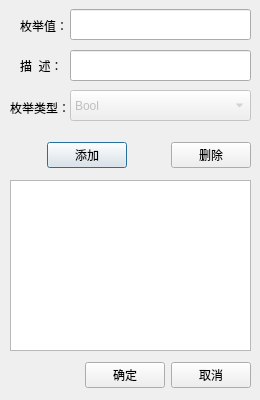
<?xml version="1.0" encoding="UTF-8"?>
<ui version="4.0">
 <class>ViewVarEnumValueDialog</class>
 <widget class="QDialog" name="ViewVarEnumValueDialog">
  <property name="geometry">
   <rect>
    <x>0</x>
    <y>0</y>
    <width>260</width>
    <height>400</height>
   </rect>
  </property>
  <property name="sizePolicy">
   <sizepolicy hsizetype="Fixed" vsizetype="Fixed">
    <horstretch>0</horstretch>
    <verstretch>0</verstretch>
   </sizepolicy>
  </property>
  <property name="minimumSize">
   <size>
    <width>260</width>
    <height>400</height>
   </size>
  </property>
  <property name="maximumSize">
   <size>
    <width>260</width>
    <height>400</height>
   </size>
  </property>
  <property name="windowTitle">
   <string>枚举值管理</string>
  </property>
  <widget class="QLabel" name="label">
   <property name="geometry">
    <rect>
     <x>20</x>
     <y>20</y>
     <width>54</width>
     <height>12</height>
    </rect>
   </property>
   <property name="text">
    <string>枚举值：</string>
   </property>
  </widget>
  <widget class="QLabel" name="label_2">
   <property name="geometry">
    <rect>
     <x>20</x>
     <y>60</y>
     <width>54</width>
     <height>12</height>
    </rect>
   </property>
   <property name="text">
    <string>描  述：</string>
   </property>
  </widget>
  <widget class="QLineEdit" name="lineEdit_enumValue">
   <property name="geometry">
    <rect>
     <x>70</x>
     <y>9</y>
     <width>181</width>
     <height>31</height>
    </rect>
   </property>
  </widget>
  <widget class="QLineEdit" name="lineEdit_description">
   <property name="geometry">
    <rect>
     <x>70</x>
     <y>50</y>
     <width>181</width>
     <height>31</height>
    </rect>
   </property>
  </widget>
  <widget class="QLabel" name="label_3">
   <property name="geometry">
    <rect>
     <x>10</x>
     <y>100</y>
     <width>61</width>
     <height>16</height>
    </rect>
   </property>
   <property name="text">
    <string>枚举类型：</string>
   </property>
  </widget>
  <widget class="QComboBox" name="comboBox_Type">
   <property name="enabled">
    <bool>false</bool>
   </property>
   <property name="geometry">
    <rect>
     <x>70</x>
     <y>90</y>
     <width>181</width>
     <height>31</height>
    </rect>
   </property>
   <item>
    <property name="text">
     <string>Bool</string>
    </property>
   </item>
   <item>
    <property name="text">
     <string>SByte</string>
    </property>
   </item>
   <item>
    <property name="text">
     <string>Byte</string>
    </property>
   </item>
   <item>
    <property name="text">
     <string>Int16</string>
    </property>
   </item>
   <item>
    <property name="text">
     <string>UInt16</string>
    </property>
   </item>
   <item>
    <property name="text">
     <string>Int32</string>
    </property>
   </item>
   <item>
    <property name="text">
     <string>UInt32</string>
    </property>
   </item>
   <item>
    <property name="text">
     <string>Int64</string>
    </property>
   </item>
   <item>
    <property name="text">
     <string>UInt64</string>
    </property>
   </item>
   <item>
    <property name="text">
     <string>Float</string>
    </property>
   </item>
   <item>
    <property name="text">
     <string>Doulbe</string>
    </property>
   </item>
   <item>
    <property name="text">
     <string>DateTime</string>
    </property>
   </item>
   <item>
    <property name="text">
     <string>String</string>
    </property>
   </item>
  </widget>
  <widget class="QWidget" name="layoutWidget">
   <property name="geometry">
    <rect>
     <x>10</x>
     <y>140</y>
     <width>241</width>
     <height>31</height>
    </rect>
   </property>
   <layout class="QHBoxLayout" name="horizontalLayout_2">
    <item>
     <spacer name="horizontalSpacer">
      <property name="orientation">
       <enum>Qt::Horizontal</enum>
      </property>
      <property name="sizeHint" stdset="0">
       <size>
        <width>40</width>
        <height>28</height>
       </size>
      </property>
     </spacer>
    </item>
    <item>
     <widget class="QPushButton" name="pbt_Add">
      <property name="text">
       <string>添加</string>
      </property>
     </widget>
    </item>
    <item>
     <spacer name="horizontalSpacer_3">
      <property name="orientation">
       <enum>Qt::Horizontal</enum>
      </property>
      <property name="sizeHint" stdset="0">
       <size>
        <width>40</width>
        <height>28</height>
       </size>
      </property>
     </spacer>
    </item>
    <item>
     <widget class="QPushButton" name="pbt_Delete">
      <property name="text">
       <string>删除</string>
      </property>
     </widget>
    </item>
   </layout>
  </widget>
  <widget class="QTableWidget" name="tableWidget">
   <property name="geometry">
    <rect>
     <x>10</x>
     <y>180</y>
     <width>241</width>
     <height>171</height>
    </rect>
   </property>
  </widget>
  <widget class="QWidget" name="layoutWidget_2">
   <property name="geometry">
    <rect>
     <x>10</x>
     <y>360</y>
     <width>241</width>
     <height>31</height>
    </rect>
   </property>
   <layout class="QHBoxLayout" name="horizontalLayout_3">
    <item>
     <spacer name="horizontalSpacer_2">
      <property name="orientation">
       <enum>Qt::Horizontal</enum>
      </property>
      <property name="sizeHint" stdset="0">
       <size>
        <width>40</width>
        <height>28</height>
       </size>
      </property>
     </spacer>
    </item>
    <item>
     <widget class="QPushButton" name="pbt_Confirm">
      <property name="text">
       <string>确定</string>
      </property>
     </widget>
    </item>
    <item>
     <widget class="QPushButton" name="pbt_Cancel">
      <property name="text">
       <string>取消</string>
      </property>
     </widget>
    </item>
   </layout>
  </widget>
 </widget>
 <resources/>
 <connections/>
</ui>
